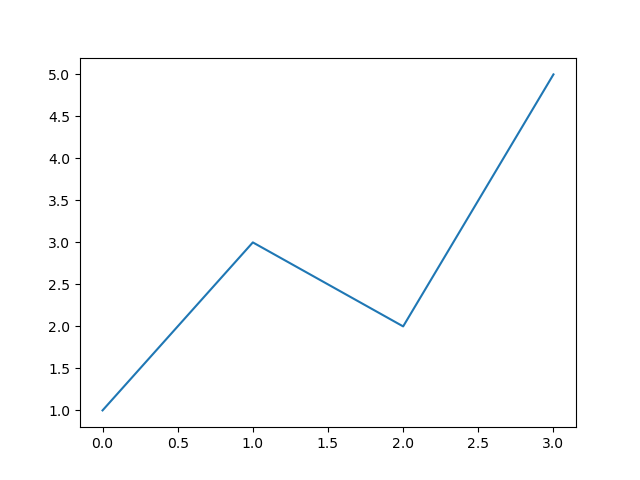

The script that saved this image:
# Author:  Martin McBride
# Created: 2022-06-10
# Copyright (C) 2022, Martin McBride
# License: MIT

from matplotlib import pyplot as plt

xa = [0, 1, 2, 3]
ya = [1, 3, 2, 5]

plt.plot(xa, ya)
plt.savefig("simple-list.png")
plt.show()
